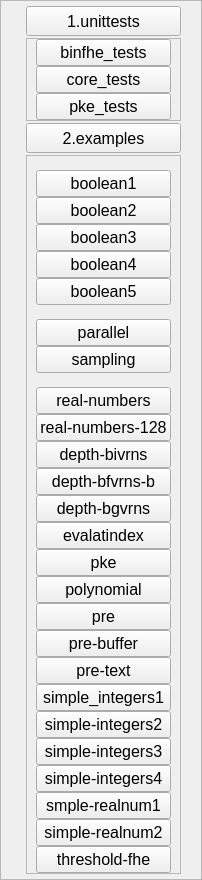
            <widget class="QFrame" name="frame_5">
             <property name="frameShape">
              <enum>QFrame::StyledPanel</enum>
             </property>
             <property name="frameShadow">
              <enum>QFrame::Raised</enum>
             </property>
             <layout class="QVBoxLayout" name="verticalLayout_4">
              <property name="spacing">
               <number>2</number>
              </property>
              <property name="sizeConstraint">
               <enum>QLayout::SetMinAndMaxSize</enum>
              </property>
              <property name="leftMargin">
               <number>25</number>
              </property>
              <property name="topMargin">
               <number>5</number>
              </property>
              <property name="rightMargin">
               <number>20</number>
              </property>
              <property name="bottomMargin">
               <number>5</number>
              </property>
              <item>
               <widget class="QPushButton" name="pushButton_5">
                <property name="minimumSize">
                 <size>
                  <width>0</width>
                  <height>30</height>
                 </size>
                </property>
                <property name="font">
                 <font>
                  <family>Ubuntu</family>
                  <pointsize>12</pointsize>
                  <italic>false</italic>
                 </font>
                </property>
                <property name="text">
                 <string>1.unittests</string>
                </property>
               </widget>
              </item>
              <item>
               <widget class="QFrame" name="frame">
                <property name="frameShape">
                 <enum>QFrame::StyledPanel</enum>
                </property>
                <property name="frameShadow">
                 <enum>QFrame::Raised</enum>
                </property>
                <property name="lineWidth">
                 <number>2</number>
                </property>
                <property name="midLineWidth">
                 <number>2</number>
                </property>
                <layout class="QVBoxLayout" name="verticalLayout">
                 <property name="spacing">
                  <number>0</number>
                 </property>
                 <property name="sizeConstraint">
                  <enum>QLayout::SetMinAndMaxSize</enum>
                 </property>
                 <property name="topMargin">
                  <number>0</number>
                 </property>
                 <property name="bottomMargin">
                  <number>0</number>
                 </property>
                 <item>
                  <widget class="QPushButton" name="pushButton_21">
                   <property name="font">
                    <font>
                     <family>Ubuntu</family>
                     <pointsize>12</pointsize>
                    </font>
                   </property>
                   <property name="text">
                    <string>binfhe_tests</string>
                   </property>
                  </widget>
                 </item>
                 <item>
                  <widget class="QPushButton" name="pushButton_23">
                   <property name="font">
                    <font>
                     <family>Ubuntu</family>
                     <pointsize>12</pointsize>
                    </font>
                   </property>
                   <property name="text">
                    <string>core_tests</string>
                   </property>
                  </widget>
                 </item>
                 <item>
                  <widget class="QPushButton" name="pushButton_22">
                   <property name="font">
                    <font>
                     <family>Ubuntu</family>
                     <pointsize>12</pointsize>
                    </font>
                   </property>
                   <property name="text">
                    <string>pke_tests</string>
                   </property>
                  </widget>
                 </item>
                </layout>
               </widget>
              </item>
              <item>
               <widget class="QPushButton" name="pushButton_10">
                <property name="minimumSize">
                 <size>
                  <width>0</width>
                  <height>30</height>
                 </size>
                </property>
                <property name="font">
                 <font>
                  <family>Ubuntu</family>
                  <pointsize>12</pointsize>
                  <italic>false</italic>
                 </font>
                </property>
                <property name="text">
                 <string>2.examples</string>
                </property>
                <property name="autoDefault">
                 <bool>false</bool>
                </property>
               </widget>
              </item>
              <item>
               <widget class="QFrame" name="frame_6">
                <property name="frameShape">
                 <enum>QFrame::StyledPanel</enum>
                </property>
                <property name="frameShadow">
                 <enum>QFrame::Raised</enum>
                </property>
                <layout class="QVBoxLayout" name="verticalLayout_6">
                 <property name="spacing">
                  <number>0</number>
                 </property>
                 <property name="topMargin">
                  <number>0</number>
                 </property>
                 <property name="bottomMargin">
                  <number>0</number>
                 </property>
                 <item>
                  <widget class="QLabel" name="label">
                   <property name="minimumSize">
                    <size>
                     <width>0</width>
                     <height>0</height>
                    </size>
                   </property>
                   <property name="frameShape">
                    <enum>QFrame::NoFrame</enum>
                   </property>
                   <property name="text">
                    <string/>
                   </property>
                   <property name="textFormat">
                    <enum>Qt::AutoText</enum>
                   </property>
                  </widget>
                 </item>
                 <item>
                  <widget class="QPushButton" name="pushButton_24">
                   <property name="font">
                    <font>
                     <family>Ubuntu</family>
                     <pointsize>12</pointsize>
                    </font>
                   </property>
                   <property name="toolTip">
                    <string>&lt;html&gt;&lt;head/&gt;&lt;body&gt;&lt;p&gt;boolean example &lt;/p&gt;&lt;/body&gt;&lt;/html&gt;</string>
                   </property>
                   <property name="text">
                    <string>boolean1</string>
                   </property>
                  </widget>
                 </item>
                 <item>
                  <widget class="QPushButton" name="pushButton_25">
                   <property name="font">
                    <font>
                     <family>Ubuntu</family>
                     <pointsize>12</pointsize>
                    </font>
                   </property>
                   <property name="toolTip">
                    <string>&lt;html&gt;&lt;head/&gt;&lt;body&gt;&lt;p&gt;boolean-serial-binary example&lt;/p&gt;&lt;/body&gt;&lt;/html&gt;</string>
                   </property>
                   <property name="text">
                    <string>boolean2</string>
                   </property>
                  </widget>
                 </item>
                 <item>
                  <widget class="QPushButton" name="pushButton_26">
                   <property name="font">
                    <font>
                     <family>Ubuntu</family>
                     <pointsize>12</pointsize>
                    </font>
                   </property>
                   <property name="toolTip">
                    <string>&lt;html&gt;&lt;head/&gt;&lt;body&gt;&lt;p&gt;boolean-truth-tables example&lt;/p&gt;&lt;/body&gt;&lt;/html&gt;</string>
                   </property>
                   <property name="text">
                    <string>boolean3</string>
                   </property>
                  </widget>
                 </item>
                 <item>
                  <widget class="QPushButton" name="pushButton_27">
                   <property name="font">
                    <font>
                     <family>Ubuntu</family>
                     <pointsize>12</pointsize>
                    </font>
                   </property>
                   <property name="toolTip">
                    <string>&lt;html&gt;&lt;head/&gt;&lt;body&gt;&lt;p&gt;boolean-ap examle&lt;/p&gt;&lt;/body&gt;&lt;/html&gt;</string>
                   </property>
                   <property name="text">
                    <string>boolean4</string>
                   </property>
                  </widget>
                 </item>
                 <item>
                  <widget class="QPushButton" name="pushButton_28">
                   <property name="font">
                    <font>
                     <family>Ubuntu</family>
                     <pointsize>12</pointsize>
                    </font>
                   </property>
                   <property name="toolTip">
                    <string>&lt;html&gt;&lt;head/&gt;&lt;body&gt;&lt;p&gt;boolean-serial-json example&lt;/p&gt;&lt;/body&gt;&lt;/html&gt;</string>
                   </property>
                   <property name="text">
                    <string>boolean5</string>
                   </property>
                  </widget>
                 </item>
                 <item>
                  <widget class="QLabel" name="label_3">
                   <property name="text">
                    <string/>
                   </property>
                  </widget>
                 </item>
                 <item>
                  <widget class="QPushButton" name="pushButton_29">
                   <property name="font">
                    <font>
                     <family>Ubuntu</family>
                     <pointsize>12</pointsize>
                    </font>
                   </property>
                   <property name="text">
                    <string>parallel</string>
                   </property>
                  </widget>
                 </item>
                 <item>
                  <widget class="QPushButton" name="pushButton_30">
                   <property name="font">
                    <font>
                     <family>Ubuntu</family>
                     <pointsize>12</pointsize>
                    </font>
                   </property>
                   <property name="text">
                    <string>sampling</string>
                   </property>
                  </widget>
                 </item>
                 <item>
                  <widget class="QLabel" name="label_4">
                   <property name="text">
                    <string/>
                   </property>
                  </widget>
                 </item>
                 <item>
                  <widget class="QPushButton" name="pushButton_31">
                   <property name="font">
                    <font>
                     <family>Ubuntu</family>
                     <pointsize>12</pointsize>
                    </font>
                   </property>
                   <property name="toolTip">
                    <string>&lt;html&gt;&lt;head/&gt;&lt;body&gt;&lt;p&gt;advanced-real-numbers example&lt;/p&gt;&lt;/body&gt;&lt;/html&gt;</string>
                   </property>
                   <property name="text">
                    <string>real-numbers</string>
                   </property>
                  </widget>
                 </item>
                 <item>
                  <widget class="QPushButton" name="pushButton_32">
                   <property name="font">
                    <font>
                     <family>Ubuntu</family>
                     <pointsize>12</pointsize>
                    </font>
                   </property>
                   <property name="toolTip">
                    <string>&lt;html&gt;&lt;head/&gt;&lt;body&gt;&lt;p&gt;advanced-real-numbers-128&lt;/p&gt;&lt;/body&gt;&lt;/html&gt;</string>
                   </property>
                   <property name="text">
                    <string>real-numbers-128</string>
                   </property>
                  </widget>
                 </item>
                 <item>
                  <widget class="QPushButton" name="pushButton_33">
                   <property name="font">
                    <font>
                     <family>Ubuntu</family>
                     <pointsize>12</pointsize>
                    </font>
                   </property>
                   <property name="text">
                    <string>depth-bivrns</string>
                   </property>
                  </widget>
                 </item>
                 <item>
                  <widget class="QPushButton" name="pushButton_34">
                   <property name="font">
                    <font>
                     <family>Ubuntu</family>
                     <pointsize>12</pointsize>
                    </font>
                   </property>
                   <property name="text">
                    <string>depth-bfvrns-b</string>
                   </property>
                  </widget>
                 </item>
                 <item>
                  <widget class="QPushButton" name="pushButton_35">
                   <property name="font">
                    <font>
                     <family>Ubuntu</family>
                     <pointsize>12</pointsize>
                    </font>
                   </property>
                   <property name="text">
                    <string>depth-bgvrns</string>
                   </property>
                  </widget>
                 </item>
                 <item>
                  <widget class="QPushButton" name="pushButton_36">
                   <property name="font">
                    <font>
                     <family>Ubuntu</family>
                     <pointsize>12</pointsize>
                    </font>
                   </property>
                   <property name="text">
                    <string>evalatindex</string>
                   </property>
                  </widget>
                 </item>
                 <item>
                  <widget class="QPushButton" name="pushButton_37">
                   <property name="font">
                    <font>
                     <family>Ubuntu</family>
                     <pointsize>12</pointsize>
                    </font>
                   </property>
                   <property name="text">
                    <string>pke</string>
                   </property>
                  </widget>
                 </item>
                 <item>
                  <widget class="QPushButton" name="pushButton_38">
                   <property name="font">
                    <font>
                     <family>Ubuntu</family>
                     <pointsize>12</pointsize>
                    </font>
                   </property>
                   <property name="toolTip">
                    <string>&lt;html&gt;&lt;head/&gt;&lt;body&gt;&lt;p&gt;polynomial_evaluation&lt;/p&gt;&lt;/body&gt;&lt;/html&gt;</string>
                   </property>
                   <property name="text">
                    <string>polynomial</string>
                   </property>
                  </widget>
                 </item>
                 <item>
                  <widget class="QPushButton" name="pushButton_39">
                   <property name="font">
                    <font>
                     <family>Ubuntu</family>
                     <pointsize>12</pointsize>
                    </font>
                   </property>
                   <property name="text">
                    <string>pre</string>
                   </property>
                  </widget>
                 </item>
                 <item>
                  <widget class="QPushButton" name="pushButton_40">
                   <property name="font">
                    <font>
                     <family>Ubuntu</family>
                     <pointsize>12</pointsize>
                    </font>
                   </property>
                   <property name="text">
                    <string>pre-buffer</string>
                   </property>
                  </widget>
                 </item>
                 <item>
                  <widget class="QPushButton" name="pushButton_41">
                   <property name="font">
                    <font>
                     <family>Ubuntu</family>
                     <pointsize>12</pointsize>
                    </font>
                   </property>
                   <property name="text">
                    <string>pre-text</string>
                   </property>
                  </widget>
                 </item>
                 <item>
                  <widget class="QPushButton" name="pushButton_42">
                   <property name="font">
                    <font>
                     <family>Ubuntu</family>
                     <pointsize>12</pointsize>
                    </font>
                   </property>
                   <property name="toolTip">
                    <string>&lt;html&gt;&lt;head/&gt;&lt;body&gt;&lt;p&gt;simple-integers&lt;/p&gt;&lt;/body&gt;&lt;/html&gt;</string>
                   </property>
                   <property name="text">
                    <string>simple_integers1</string>
                   </property>
                  </widget>
                 </item>
                 <item>
                  <widget class="QPushButton" name="pushButton_43">
                   <property name="font">
                    <font>
                     <family>Ubuntu</family>
                     <pointsize>12</pointsize>
                    </font>
                   </property>
                   <property name="toolTip">
                    <string>&lt;html&gt;&lt;head/&gt;&lt;body&gt;&lt;p&gt;simple-integers-bgvrns&lt;/p&gt;&lt;/body&gt;&lt;/html&gt;</string>
                   </property>
                   <property name="text">
                    <string>simple-integers2</string>
                   </property>
                  </widget>
                 </item>
                 <item>
                  <widget class="QPushButton" name="pushButton_44">
                   <property name="font">
                    <font>
                     <family>Ubuntu</family>
                     <pointsize>12</pointsize>
                    </font>
                   </property>
                   <property name="toolTip">
                    <string>&lt;html&gt;&lt;head/&gt;&lt;body&gt;&lt;p&gt;simple-integers-serial&lt;/p&gt;&lt;/body&gt;&lt;/html&gt;</string>
                   </property>
                   <property name="text">
                    <string>simple-integers3</string>
                   </property>
                  </widget>
                 </item>
                 <item>
                  <widget class="QPushButton" name="pushButton_45">
                   <property name="font">
                    <font>
                     <family>Ubuntu</family>
                     <pointsize>12</pointsize>
                    </font>
                   </property>
                   <property name="toolTip">
                    <string>&lt;html&gt;&lt;head/&gt;&lt;body&gt;&lt;p&gt;simple-integers-serial-bgvrns&lt;/p&gt;&lt;/body&gt;&lt;/html&gt;</string>
                   </property>
                   <property name="text">
                    <string>simple-integers4</string>
                   </property>
                  </widget>
                 </item>
                 <item>
                  <widget class="QPushButton" name="pushButton_46">
                   <property name="font">
                    <font>
                     <family>Ubuntu</family>
                     <pointsize>12</pointsize>
                    </font>
                   </property>
                   <property name="toolTip">
                    <string>&lt;html&gt;&lt;head/&gt;&lt;body&gt;&lt;p&gt;simple-real-numbers&lt;/p&gt;&lt;p&gt;&lt;br/&gt;&lt;/p&gt;&lt;/body&gt;&lt;/html&gt;</string>
                   </property>
                   <property name="text">
                    <string>smple-realnum1</string>
                   </property>
                  </widget>
                 </item>
                 <item>
                  <widget class="QPushButton" name="pushButton_47">
                   <property name="font">
                    <font>
                     <family>Ubuntu</family>
                     <pointsize>12</pointsize>
                    </font>
                   </property>
                   <property name="toolTip">
                    <string>&lt;html&gt;&lt;head/&gt;&lt;body&gt;&lt;p&gt;simple-real-numbers-serial&lt;/p&gt;&lt;/body&gt;&lt;/html&gt;</string>
                   </property>
                   <property name="text">
                    <string>simple-realnum2</string>
                   </property>
                  </widget>
                 </item>
                 <item>
                  <widget class="QPushButton" name="pushButton_48">
                   <property name="font">
                    <font>
                     <family>Ubuntu</family>
                     <pointsize>12</pointsize>
                    </font>
                   </property>
                   <property name="text">
                    <string>threshold-fhe</string>
                   </property>
                  </widget>
                 </item>
                </layout>
               </widget>
              </item>
             </layout>
            </widget>
